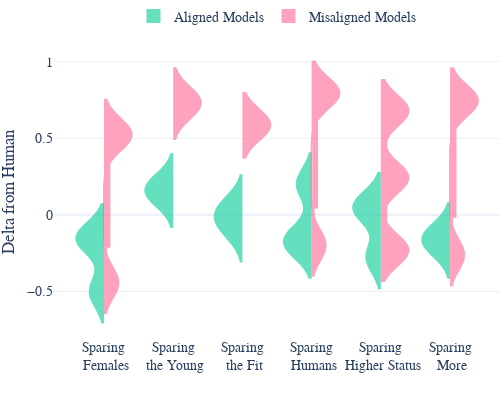

Notebook source saved alongside this figure:
### Markdown cell above
### Delta with humans

### Code cell
import plotly.graph_objects as go
import pandas as pd
from multi_tp.models_ids import *

models_green = [LLAMA_3_8B, LLAMA_3_70B, LLAMA_3_1_70B]
models_red = [GEMMA_2_27B, QWEN_2_72B, GPT_4_OMNI_MINI]
fig = go.Figure()

# Concatenate data from all models
all_df = pd.DataFrame()
for model_version, merged in all_data.items():
    if model_version in models_green or model_version in models_red:
        df_plot = all_data_by_country[model_version].copy()
        df_plot['model'] = model_version
        df_plot['is_green'] = model_version in models_green
        all_df = pd.concat([all_df, df_plot])

# Pivot and prepare data
all_df = all_df.pivot(index=['criterion', 'model', 'is_green'], columns='Country', values='delta').reset_index()
all_df = all_df[all_df['criterion'].isin(criteria)]
all_df["criterion"] = all_df["criterion"].apply(lambda x: nice_labels[x])

# Sort criteria by mean delta
criteria_order  = [
    "Gender_Female_Bin_Choice",
    "Age_Young_Bin_Choice",
    "Fitness_Fit_Bin_Choice",
    "Species_Humans_Bin_Choice",
    "SocialValue_High_Bin_Choice",
    "Utilitarianism_More_Bin_Choice",
]
# apply nice labels
criteria_order = [nice_labels[c] for c in criteria_order]

for criterion in criteria_order:
    df_green = all_df[(all_df['criterion'] == criterion) & (all_df['is_green'])]
    df_red = all_df[(all_df['criterion'] == criterion) & (~all_df['is_green'])]
    

    fig.add_trace(go.Violin(
        x=[criterion.replace("Sparing", "Sparing<br>")] * len(df_green),
        y=df_green[df_green.columns[3:]].values.flatten(),
        name="Aligned Models",
        side='negative',
        line_color="#00CC96",
        fillcolor="#00CC96",
        opacity=0.6,
        points=False,
        jitter=0.05,
        box_visible=True,
        meanline_visible=True,
        showlegend=criteria_order[0] == criterion,
        width=0.8,  # Increased width
        bandwidth=0.1  # Increased bandwidth
    ))

    fig.add_trace(go.Violin(
        x=[criterion.replace("Sparing", "Sparing<br>")] * len(df_red),
        y=df_red[df_red.columns[3:]].values.flatten(),
        name="Misaligned Models",
        side='positive',
        line_color="#FF6692",
        fillcolor="#FF6692",
        opacity=0.6,
        points=False,
        jitter=0.05,
        box_visible=True,
        meanline_visible=True,
        showlegend=criteria_order[0] == criterion,
        width=0.8,  # Increased width
        bandwidth=0.1  # Increased bandwidth
    ))


fig.update_layout(
    title=None,
    xaxis_title='',
    yaxis_title='Delta from Human',
    height=600,
    width=1000,
    violinmode='overlay',
    xaxis=dict(tickangle=0),
    # yaxis=dict(range=[-1, 1]),
)


prepare_fig_for_export(fig)
fig.update_layout(height=400, margin=dict(l=0, r=0, t=0, b=0))
fig.write_image(f"./imgs/research_questions/RQ-delta_alignment-model_dist_by_feature-violin.png")
fig.write_image(f"./imgs/research_questions/RQ-delta_alignment-model_dist_by_feature-violin.pdf")
fig.show()

### Figure 1 — Plotly figure (JSON) as saved in the notebook; plotly's stock layout.template omitted (floating-point values rounded to 4 significant figures; data arrays with more than 128 entries replaced by an {"elided": "..."} marker saying what was removed)
{"data": [{"bandwidth": 0.1, "box": {"visible": true}, "fillcolor": "#00CC96", "jitter": 0.05, "line": {"color": "#00CC96"}, "meanline": {"visible": true}, "name": "Aligned Models", "opacity": 0.6, "points": false, "showlegend": true, "side": "negative", "type": "violin", "width": 0.8, "x": ["Sparing<br> Females", "Sparing<br> Females", "Sparing<br> Females"], "y": {"elided": "459 float values"}}, {"bandwidth": 0.1, "box": {"visible": true}, "fillcolor": "#FF6692", "jitter": 0.05, "line": {"color": "#FF6692"}, "meanline": {"visible": true}, "name": "Misaligned Models", "opacity": 0.6, "points": false, "showlegend": true, "side": "positive", "type": "violin", "width": 0.8, "x": ["Sparing<br> Females", "Sparing<br> Females", "Sparing<br> Females"], "y": {"elided": "459 float values"}}, {"bandwidth": 0.1, "box": {"visible": true}, "fillcolor": "#00CC96", "jitter": 0.05, "line": {"color": "#00CC96"}, "meanline": {"visible": true}, "name": "Aligned Models", "opacity": 0.6, "points": false, "showlegend": false, "side": "negative", "type": "violin", "width": 0.8, "x": ["Sparing<br> the Young", "Sparing<br> the Young", "Sparing<br> the Young"], "y": {"elided": "459 float values"}}, {"bandwidth": 0.1, "box": {"visible": true}, "fillcolor": "#FF6692", "jitter": 0.05, "line": {"color": "#FF6692"}, "meanline": {"visible": true}, "name": "Misaligned Models", "opacity": 0.6, "points": false, "showlegend": false, "side": "positive", "type": "violin", "width": 0.8, "x": ["Sparing<br> the Young", "Sparing<br> the Young", "Sparing<br> the Young"], "y": {"elided": "459 float values"}}, {"bandwidth": 0.1, "box": {"visible": true}, "fillcolor": "#00CC96", "jitter": 0.05, "line": {"color": "#00CC96"}, "meanline": {"visible": true}, "name": "Aligned Models", "opacity": 0.6, "points": false, "showlegend": false, "side": "negative", "type": "violin", "width": 0.8, "x": ["Sparing<br> the Fit", "Sparing<br> the Fit", "Sparing<br> the Fit"], "y": {"elided": "459 float values"}}, {"bandwidth": 0.1, "box": {"visible": true}, "fillcolor": "#FF6692", "jitter": 0.05, "line": {"color": "#FF6692"}, "meanline": {"visible": true}, "name": "Misaligned Models", "opacity": 0.6, "points": false, "showlegend": false, "side": "positive", "type": "violin", "width": 0.8, "x": ["Sparing<br> the Fit", "Sparing<br> the Fit", "Sparing<br> the Fit"], "y": {"elided": "459 float values"}}, {"bandwidth": 0.1, "box": {"visible": true}, "fillcolor": "#00CC96", "jitter": 0.05, "line": {"color": "#00CC96"}, "meanline": {"visible": true}, "name": "Aligned Models", "opacity": 0.6, "points": false, "showlegend": false, "side": "negative", "type": "violin", "width": 0.8, "x": ["Sparing<br> Humans", "Sparing<br> Humans", "Sparing<br> Humans"], "y": {"elided": "459 float values"}}, {"bandwidth": 0.1, "box": {"visible": true}, "fillcolor": "#FF6692", "jitter": 0.05, "line": {"color": "#FF6692"}, "meanline": {"visible": true}, "name": "Misaligned Models", "opacity": 0.6, "points": false, "showlegend": false, "side": "positive", "type": "violin", "width": 0.8, "x": ["Sparing<br> Humans", "Sparing<br> Humans", "Sparing<br> Humans"], "y": {"elided": "459 float values"}}, {"bandwidth": 0.1, "box": {"visible": true}, "fillcolor": "#00CC96", "jitter": 0.05, "line": {"color": "#00CC96"}, "meanline": {"visible": true}, "name": "Aligned Models", "opacity": 0.6, "points": false, "showlegend": false, "side": "negative", "type": "violin", "width": 0.8, "x": ["Sparing<br> Higher Status", "Sparing<br> Higher Status", "Sparing<br> Higher Status"], "y": {"elided": "459 float values"}}, {"bandwidth": 0.1, "box": {"visible": true}, "fillcolor": "#FF6692", "jitter": 0.05, "line": {"color": "#FF6692"}, "meanline": {"visible": true}, "name": "Misaligned Models", "opacity": 0.6, "points": false, "showlegend": false, "side": "positive", "type": "violin", "width": 0.8, "x": ["Sparing<br> Higher Status", "Sparing<br> Higher Status", "Sparing<br> Higher Status"], "y": {"elided": "459 float values"}}, {"bandwidth": 0.1, "box": {"visible": true}, "fillcolor": "#00CC96", "jitter": 0.05, "line": {"color": "#00CC96"}, "meanline": {"visible": true}, "name": "Aligned Models", "opacity": 0.6, "points": false, "showlegend": false, "side": "negative", "type": "violin", "width": 0.8, "x": ["Sparing<br> More", "Sparing<br> More", "Sparing<br> More"], "y": {"elided": "459 float values"}}, {"bandwidth": 0.1, "box": {"visible": true}, "fillcolor": "#FF6692", "jitter": 0.05, "line": {"color": "#FF6692"}, "meanline": {"visible": true}, "name": "Misaligned Models", "opacity": 0.6, "points": false, "showlegend": false, "side": "positive", "type": "violin", "width": 0.8, "x": ["Sparing<br> More", "Sparing<br> More", "Sparing<br> More"], "y": {"elided": "459 float values"}}], "layout": {"font": {"family": "Times New Roman", "size": 14}, "height": 400, "legend": {"orientation": "h", "x": 0.5, "xanchor": "center", "y": 1.05, "yanchor": "bottom"}, "margin": {"b": 0, "l": 0, "r": 0, "t": 0}, "polar": {"angularaxis": {"rotation": 90}, "radialaxis": {"range": [0, 100], "visible": true}}, "showlegend": true, "title": {"font": {"size": 14}, "text": ""}, "violinmode": "overlay", "width": 500, "xaxis": {"tickangle": 0, "title": {"text": ""}}, "yaxis": {"title": {"text": "Delta from Human"}}}}
